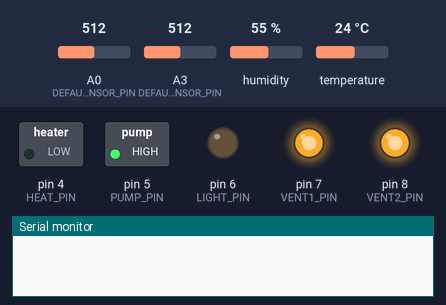
Bench run of a sketch on a simulated Arduino Uno, built with avr-gcc and run on an emulated ATmega328P. On the bench: switched loads named in the sketch (green lamp = pin HIGH), output pins drawn as LEDs (lit = HIGH), the last lines printed to the serial monitor. Inputs (shaded band) come from the test bench; at power-on: temperature 24 °C, A3 (DEFAULT_SOIL_SENSOR_PIN) = 512, humidity 55 %, A0 (DEFAULT_LIGHT_SENSOR_PIN) = 512.

Above: at 1.2 s.
1.3 s: temperature set to 21 °C
6.5 s: temperature set to 18 °C
At 8.9 s:
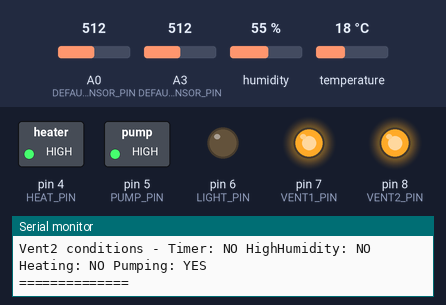
9.6 s: A3 (DEFAULT_SOIL_SENSOR_PIN) set to 488
At 10.7 s:
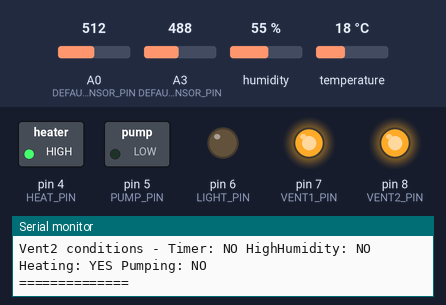
11.1 s: temperature set to 28 °C
At 12.6 s:
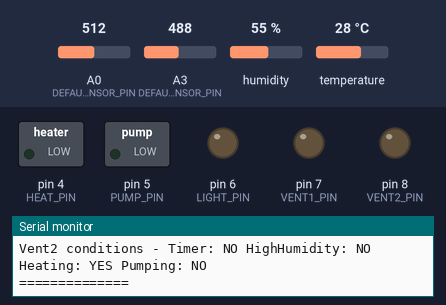
13.7 s: humidity set to 74 %
16.6 s: humidity set to 77 %
At 19.7 s:
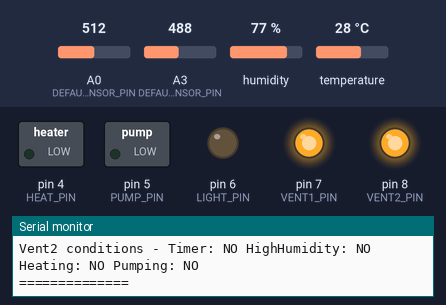
Timing chart, 0 to 20.8 s (numbered marks = the images above; inputs shaded):
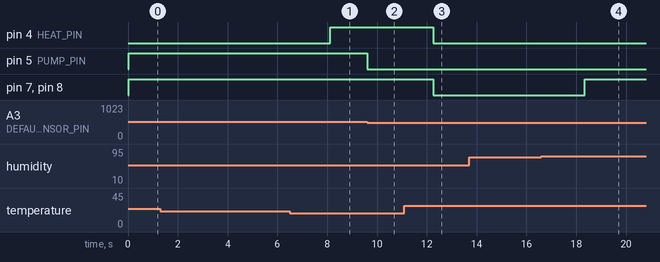

Measured:
- the behaviour switches between 20 and 19 °C on temperature (found by bisection; images 0 and 1)
- the behaviour switches between 501 and 500 on A3 (DEFAULT_SOIL_SENSOR_PIN) (found by bisection; images 1 and 2)
- the behaviour switches between 75 and 76 % on humidity (found by bisection; images 3 and 4)
- after the input at 6.5 s, pin 4 (HEAT_PIN): LOW → HIGH after 1.6 s
- after the input at 9.6 s, pin 5 (PUMP_PIN): HIGH → LOW at once
- after the input at 11.1 s, pin 4 (HEAT_PIN), pin 7 (VENT1_PIN), pin 8 (VENT2_PIN): HIGH → LOW after 1.2 s
- after the input at 16.6 s, pin 7 (VENT1_PIN), pin 8 (VENT2_PIN): LOW → HIGH after 1.7 s

The sketch:

Teplica.ino
```cpp
#include <DHT.h>
#include <Adafruit_Sensor.h>

// === Аппаратная распиновка  ===
#define PUMP_PIN 5
#define LIGHT_PIN 6
#define HEAT_PIN 4
#define VENT1_PIN 7
#define VENT2_PIN 8

#define DHT_PIN 12
#define DEFAULT_LIGHT_SENSOR_PIN A0
#define DEFAULT_SOIL_SENSOR_PIN A3

// === Параметры: сколько датчиков поддерживаем максимум ===
const int MAX_LIGHT_SENSORS = 4;
const int MAX_SOIL_SENSORS  = 4;

// === Вспомогательная структура для диапазонов ===
struct Range {
  int minVal; // нижняя граница
  int maxVal; // верхняя граница
};

// === Структура: воздушный датчик (DHT) ===
struct AirSensor {
  int pin;
  int temperature;   // последняя температура (°C)
  int humidity;      // последняя влажность (%)
  bool is_normal;           // флаг валидности чтений
};

// === Группа аналоговых датчиков освещённости ===
struct LightSensors {
  int pins[MAX_LIGHT_SENSORS];
  int values[MAX_LIGHT_SENSORS];
  int count;
  Range limits;     // пороги "недостаточно/слишком много света" (условные ед.)
  bool shouldBeOn;  // рассчитанный флаг по освещению
};

// === Структура: группа датчиков влажности почвы (аналоговые) ===
struct SoilSensors {
  int pins[MAX_SOIL_SENSORS];
  int values[MAX_SOIL_SENSORS];
  int count;
  Range limits;    // пороги для полива (min = сухо, max = влажно)
  bool pumpNeeded; // рассчитанный флаг
  unsigned long lastPumpStart; // когда стартовал полив
  unsigned long pumpMaxDuration; // макс длительность полива (ms)
};

// === Устройство: насос ===
struct Pump {
  int pin;
  bool is_on;
};

// === Устройство: освещение ===
struct LightCtrl {
  int pin;
  bool is_on;
  Range limits;
};

// === Устройство: нагреватель ===
struct Heater {
  int pin;
  bool is_on;
  Range limits;
};

// === Устройство: вентиляция ===
struct Ventilation {
  int pin;
  bool is_on;
  Range humidityLimits;  // пороги влажности воздуха
  unsigned long lastVentTime;
  unsigned long ventInterval; // интервал между плановыми проветриваниями (ms)
  unsigned long ventDuration; // длительность планового проветривания (ms)
  bool timerActive;
};

// === Глобальные объекты ===
unsigned long currentMillis = 0;  // Единый момент времени для всех функций
DHT dht(DHT_PIN, DHT11);
AirSensor air = { DHT_PIN, 0, 0, false };

LightSensors lights;
SoilSensors soils;

Pump pump = { PUMP_PIN, false };
LightCtrl lamp = { LIGHT_PIN, false, {0,0} };
Heater heater = { HEAT_PIN, false, {0,0} };
Ventilation vent1 = { VENT1_PIN, false, {30,75}, 0, 3600000UL, 60000UL, false };
Ventilation vent2 = { VENT2_PIN, false, {30,75}, 0, 3600000UL, 60000UL, false };

// === Время / дневной цикл (симуляция) ===
unsigned long cycleStart = 0;
const unsigned long dayDuration = 10UL * 1000UL;   // 10s день (тест)
const unsigned long nightDuration = 10UL * 1000UL; // 10s ночь (тест)
bool isNight = false;

// === Serial таймер ===
unsigned long lastSerial = 0;
const unsigned long serialInterval = 5000UL;

// -------------------------------------------------------------
// ИНИЦИАЛИЗАЦИЯ ПАРАМЕТРОВ (пороги, пины датчиков и т.д.)
// -------------------------------------------------------------
void Parameter_Initialization() {
  // Массивы световых датчиков (по умолчанию 1 датчик A0)
  lights.count = 1;
  lights.pins[0] = DEFAULT_LIGHT_SENSOR_PIN;
  lights.values[0] = 0;
  lights.limits.minVal = 405;
  lights.limits.maxVal = 800;
  lights.shouldBeOn = false;

  // Почвенные датчики — по умолчанию 1
  soils.count = 1;
  soils.pins[0] = DEFAULT_SOIL_SENSOR_PIN;
  soils.values[0] = 0;
  soils.limits.minVal = 500;
  soils.limits.maxVal = 600;
  soils.pumpNeeded = false;
  soils.lastPumpStart = 0;
  soils.pumpMaxDuration = 30000UL;

  // Лампа — дублируем пороги в контроллере освещения
  lamp.limits = lights.limits;

  // Нагреватель
  heater.limits.minVal = 20;
  heater.limits.maxVal = 27;
  heater.is_on = false;

  // Вентиляция
  vent1.lastVentTime = currentMillis;
  vent1.timerActive = false;
  vent2.lastVentTime = currentMillis;
  vent2.timerActive = false;

  // Цикл день/ночь
  cycleStart = currentMillis;
  isNight = false;

  // Pump/lamp default off
  pump.is_on = false;
  lamp.is_on = false;
}

// -------------------------------------------------------------
// ЧТЕНИЕ ВСЕХ ДАТЧИКОВ
// -------------------------------------------------------------
void readDHT(){
  int humid_data = dht.readHumidity();
  int temp_data = dht.readTemperature();
  if (isnan(humid_data) || isnan(temp_data)) {
    air.humidity = air.temperature = 0;
    air.is_normal = false;
  } else {
    air.humidity = humid_data;
    air.temperature = temp_data;
    air.is_normal = true;
  }
}

void read_Multiple_Light_sensors(){
  for (int k = 0; k < lights.count; ++k) {
    lights.values[k] = analogRead(lights.pins[k]);
  }
}

void read_Multiple_Soil_sensors(){
  for (int k = 0; k < soils.count; ++k) {
    soils.values[k] = analogRead(soils.pins[k]);
  }
}

// -------------------------------------------------------------
// ДНЕВНО-НОЧНОЙ ЦИКЛ (симуляция по millis())
// -------------------------------------------------------------
void updateDayNight() {
  unsigned long elapsed = currentMillis - cycleStart;
  if (elapsed < dayDuration) {
    isNight = false;
  } else if (elapsed < dayDuration + nightDuration) {
    isNight = true;
  } else {
    cycleStart = currentMillis;
    isNight = false;
  }
}

// -------------------------------------------------------------
// ПРОВЕРКА ОСВЕЩЕНИЯ (по всем датчикам, берём среднее)
// -------------------------------------------------------------
void Algorithm_Lighting() {
  long sum = 0;
  for (int k = 0; k < lights.count; ++k) sum += lights.values[k];
  int avg = (lights.count > 0) ? (sum / lights.count) : 0;
  lights.shouldBeOn = (!isNight && avg < lights.limits.minVal);
}

// -------------------------------------------------------------
// ПРОВЕРКА ТЕМПЕРАТУРЫ (DHT)
// -------------------------------------------------------------
void Algorithm_Temperature() {
  if (!air.is_normal) return;
  heater.is_on = air.temperature < heater.limits.minVal;
}

// -------------------------------------------------------------
// ПРОВЕРКА ВЛАЖНОСТИ ПОЧВЫ (по всем датчикам — берем среднее)
// -------------------------------------------------------------
void Algorithm_Soil() {
  if (soils.count == 0) return;

  long sum = 0;
  for (int i = 0; i < soils.count; ++i) sum += soils.values[i];
  int avg = sum / soils.count;

  soils.pumpNeeded = avg > soils.limits.minVal;

  if (pump.is_on && (currentMillis - soils.lastPumpStart > soils.pumpMaxDuration)) {
    pump.is_on = false;
    soils.pumpNeeded = false;
  }
}

// -------------------------------------------------------------
// УПРАВЛЕНИЕ ВЕНТИЛЯЦИЕЙ ПО РАСПИСАНИЮ
// -------------------------------------------------------------
void Algorithm_vent1_schedule_control(){
  if (!vent1.timerActive && (currentMillis - vent1.lastVentTime >= vent1.ventInterval)) {
    vent1.timerActive = true;
    vent1.lastVentTime = currentMillis;
  }

  if (vent1.timerActive) {
    if (currentMillis - vent1.lastVentTime >= vent1.ventDuration) {
      vent1.timerActive = false;
      vent1.lastVentTime = currentMillis;
    }
  }
}

void Algorithm_vent2_schedule_control(){
  if (!vent2.timerActive && (currentMillis - vent2.lastVentTime >= vent2.ventInterval)) {
    vent2.timerActive = true;
    vent2.lastVentTime = currentMillis;
  }

  if (vent2.timerActive) {
    if (currentMillis - vent2.lastVentTime >= vent2.ventDuration) {
      vent2.timerActive = false;
      vent2.lastVentTime = currentMillis;
    }
  }
}

void Algorithm_pump_state_control(){
  if (soils.pumpNeeded && !pump.is_on) {
    pump.is_on = true;
    soils.lastPumpStart = currentMillis;
  } else if (!soils.pumpNeeded && pump.is_on) {
    pump.is_on = false;
  }
}

// -------------------------------------------------------------
// ПРИМЕНЕНИЕ РЕШЕНИЙ К УСТРОЙСТВАМ (включаем/выключаем пины)
// -------------------------------------------------------------
void Lamp_power() {
  lamp.is_on = lights.shouldBeOn;
  digitalWrite(lamp.pin, lamp.is_on ? HIGH : LOW);
}

void Heater_power() {
  digitalWrite(heater.pin, heater.is_on ? HIGH : LOW);
}

void Pump_power() {
  digitalWrite(pump.pin, pump.is_on ? HIGH : LOW);
}

void Ventilation1_power() {
  bool highHumidity = (air.is_normal
                       && air.humidity > vent1.humidityLimits.maxVal);
  bool needVentilation = (vent1.timerActive || highHumidity || heater.is_on || pump.is_on);

  vent1.is_on = needVentilation;
  digitalWrite(vent1.pin, vent1.is_on ? HIGH : LOW);
}

void Ventilation2_power() {
  bool highHumidity = (air.is_normal
                       && air.humidity > vent2.humidityLimits.maxVal);
  bool needVentilation = (vent2.timerActive || highHumidity || heater.is_on || pump.is_on);

  vent2.is_on = needVentilation;
  digitalWrite(vent2.pin, vent2.is_on ? HIGH : LOW);
}

// -------------------------------------------------------------
// SERIAL / ЛОГИРОВАНИЕ
// -------------------------------------------------------------
void serialLog() {
  if (currentMillis - lastSerial < serialInterval) return;
  lastSerial = currentMillis;

  bool highHumidity = (air.is_normal && air.humidity > vent1.humidityLimits.maxVal);

  Serial.println("=== STATUS ===");
  Serial.print("DHT ok: "); Serial.println(air.is_normal ? "YES" : "NO");
  Serial.print("Temp: "); Serial.print(air.temperature); Serial.print("C  Hum: "); Serial.print(air.humidity); Serial.println("%");
  Serial.print("Light sensors (avg): ");
  long sumL = 0; for (int i=0;i<lights.count;i++) sumL += lights.values[i];
  Serial.print( lights.count ? sumL / lights.count : 0 );
  Serial.print("  Lamp on: "); Serial.println(lamp.is_on ? "YES" : "NO");
  Serial.print("Soil sensors (avg): ");
  long sumS = 0; for (int i=0;i<soils.count;i++) sumS += soils.values[i];
  Serial.print( soils.count ? sumS / soils.count : 0 );
  Serial.print("  Pump on: "); Serial.println(pump.is_on ? "YES" : "NO");
  Serial.print("Vent1 on: "); Serial.println(vent1.is_on ? "YES" : "NO");
  Serial.print("Vent1 conditions - Timer: "); Serial.print(vent1.timerActive ? "YES" : "NO");
  Serial.print("Vent2 on: "); Serial.println(vent2.is_on ? "YES" : "NO");
  Serial.print("Vent2 conditions - Timer: "); Serial.print(vent2.timerActive ? "YES" : "NO");
  Serial.print(" HighHumidity: "); Serial.print(highHumidity ? "YES" : "NO");
  Serial.print(" Heating: "); Serial.print(heater.is_on ? "YES" : "NO");
  Serial.print(" Pumping: "); Serial.println(pump.is_on ? "YES" : "NO");
  Serial.println("==============");
}

// -------------------------------------------------------------
// SETUP
// -------------------------------------------------------------
void setup() {
  Serial.begin(9600);
  dht.begin();

  pinMode(pump.pin, OUTPUT);
  pinMode(lamp.pin, OUTPUT);
  pinMode(heater.pin, OUTPUT);
  pinMode(vent1.pin, OUTPUT);
  pinMode(vent2.pin, OUTPUT);

  Parameter_Initialization();

  digitalWrite(pump.pin, LOW);
  digitalWrite(lamp.pin, LOW);
  digitalWrite(heater.pin, LOW);
  digitalWrite(vent1.pin, LOW);
  digitalWrite(vent2.pin, LOW);
}

// -------------------------------------------------------------
// LOOP — только вызовы функций
// -------------------------------------------------------------
void loop() {
  currentMillis = millis();

  updateDayNight();

  readDHT();
  read_Multiple_Light_sensors();
  read_Multiple_Soil_sensors();

  Algorithm_Lighting();
  Algorithm_Temperature();
  Algorithm_Soil();
  Algorithm_vent1_schedule_control();
  Algorithm_vent2_schedule_control();
  Algorithm_pump_state_control();

  Lamp_power();
  Heater_power();
  Pump_power();
  Ventilation1_power();
  Ventilation2_power();

  serialLog();
}
```
